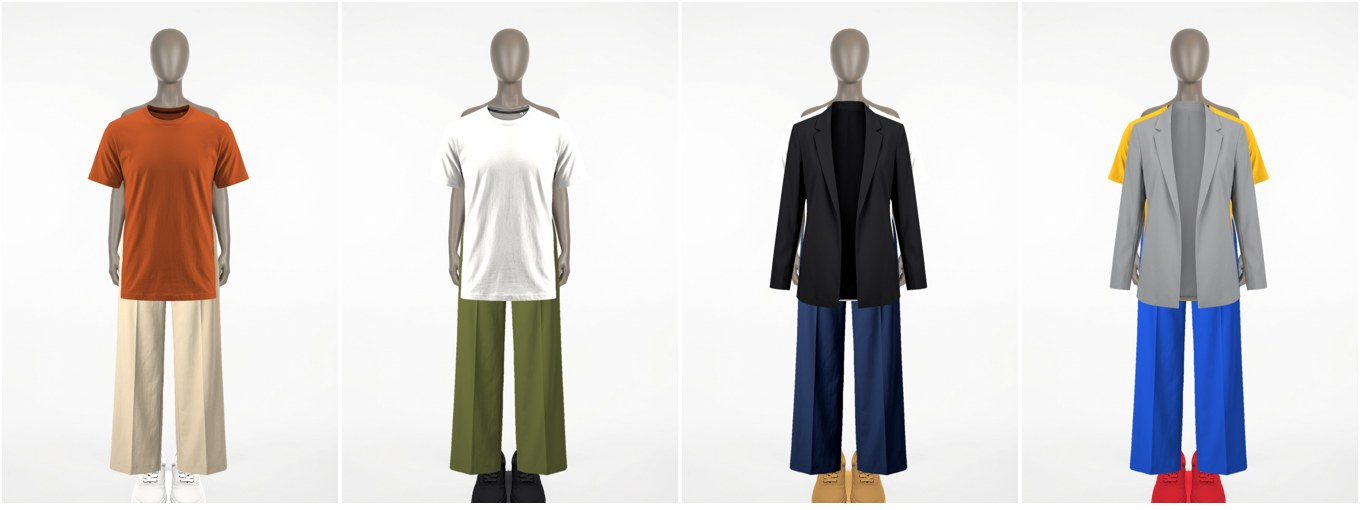

This chart was generated by the following Python code:
"""Pilot: cut garments from white, tint to catalog colors, and fit them on the dummy."""
import numpy as np
from PIL import Image
from scipy import ndimage as ni

def cut(name, thresh=236):
    a = np.array(Image.open(f'_gen/{name}.jpg').convert('RGB')).astype('float32')
    near = a.min(2) > thresh
    lab, _ = ni.label(near)
    edge = np.unique(np.r_[lab[0], lab[-1], lab[:, 0], lab[:, -1]])
    bg = np.isin(lab, edge[edge > 0])
    fg = ni.binary_fill_holes(~bg)
    fg = ni.binary_erosion(fg, iterations=2)
    al = ni.gaussian_filter(fg.astype('float32'), 1.0)
    rgba = np.dstack([a, al * 255]).astype('uint8')
    im = Image.fromarray(rgba, 'RGBA')
    return im.crop(im.getbbox())

def tint(im, hex_):
    a = np.array(im).astype('float32')
    gray = a[..., :3].mean(2)
    base = np.median(gray[a[..., 3] > 200])
    shade = np.clip(gray / base, 0, 1.5)
    c = np.array([int(hex_[i:i + 2], 16) for i in (1, 3, 5)], 'float32')
    # Very dark colors need lifted shading so folds still read.
    lum = c.mean() / 255
    shade = 1 + (shade - 1) * (1.6 if lum < .3 else 1)
    out = np.clip(c[None, None] * shade[..., None] + (shade[..., None] - 1) * 40 * (lum < .3), 0, 255)
    return Image.fromarray(np.dstack([out, a[..., 3]]).astype('uint8'), 'RGBA')

dummy = Image.open('_gen/dummy-womenswear.jpg').convert('RGBA')
print('dummy size', dummy.size)
CX = 420

def place(canvas, im, cx, top, width):
    h = int(im.height * width / im.width)
    t = im.resize((width, h), Image.LANCZOS)
    canvas.alpha_composite(t, (int(cx - width / 2), int(top)))

def outfit(top, bottom, shoes, jacket=None):
    c = dummy.copy()
    place(c, tint(cut('sneakers'), shoes), CX, 1120, 190)
    place(c, tint(cut('wide-trousers'), bottom), CX, 478, 300)
    place(c, tint(cut('tee'), top), CX, 258, 410)
    if jacket: place(c, tint(cut('blazer'), jacket), CX, 248, 400)
    return c

looks = [outfit('#a64b24', '#d9c8ad', '#f8f6f1'), outfit('#f8f6f1', '#5f6336', '#1f1f21'), outfit('#f8f6f1', '#1f2d4d', '#b98a4f', '#1f1f21'), outfit('#d7a11d', '#1e4fc2', '#c8242f', '#9b9c9e')]
s = Image.new('RGB', (4 * 340, 510), 'white')
for i, l in enumerate(looks):
    t = l.convert('RGB'); t.thumbnail((336, 506)); s.paste(t, (i * 340 + 2, 2))
s.save('_tools/pilot_comp.jpg', quality=88)
